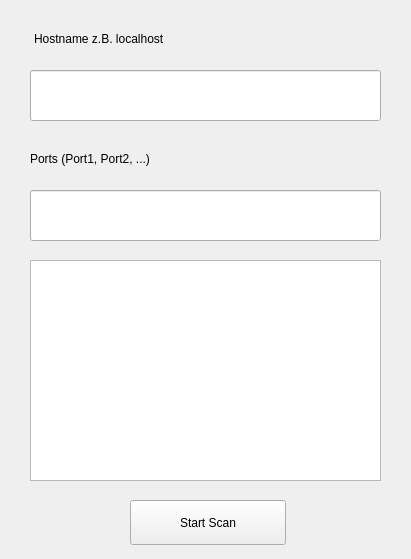
<?xml version="1.0" encoding="UTF-8"?>
<ui version="4.0">
 <class>ScannerGui</class>
 <widget class="QWidget" name="ScannerGui">
  <property name="geometry">
   <rect>
    <x>0</x>
    <y>0</y>
    <width>411</width>
    <height>559</height>
   </rect>
  </property>
  <property name="windowTitle">
   <string>ScannerGui</string>
  </property>
  <widget class="QLineEdit" name="hostnameEntry">
   <property name="geometry">
    <rect>
     <x>30</x>
     <y>70</y>
     <width>351</width>
     <height>51</height>
    </rect>
   </property>
  </widget>
  <widget class="QLineEdit" name="portEntry">
   <property name="geometry">
    <rect>
     <x>30</x>
     <y>190</y>
     <width>351</width>
     <height>51</height>
    </rect>
   </property>
  </widget>
  <widget class="QPushButton" name="startButton">
   <property name="geometry">
    <rect>
     <x>130</x>
     <y>500</y>
     <width>156</width>
     <height>45</height>
    </rect>
   </property>
   <property name="text">
    <string>Start Scan</string>
   </property>
  </widget>
  <widget class="QTextBrowser" name="resultWindow">
   <property name="geometry">
    <rect>
     <x>30</x>
     <y>260</y>
     <width>351</width>
     <height>221</height>
    </rect>
   </property>
  </widget>
  <widget class="QLabel" name="label">
   <property name="geometry">
    <rect>
     <x>30</x>
     <y>140</y>
     <width>351</width>
     <height>37</height>
    </rect>
   </property>
   <property name="text">
    <string>Ports (Port1, Port2, ...)</string>
   </property>
  </widget>
  <widget class="QLabel" name="label_2">
   <property name="geometry">
    <rect>
     <x>34</x>
     <y>20</y>
     <width>341</width>
     <height>37</height>
    </rect>
   </property>
   <property name="text">
    <string>Hostname z.B. localhost</string>
   </property>
  </widget>
 </widget>
 <layoutdefault spacing="6" margin="11"/>
 <resources/>
 <connections/>
</ui>
